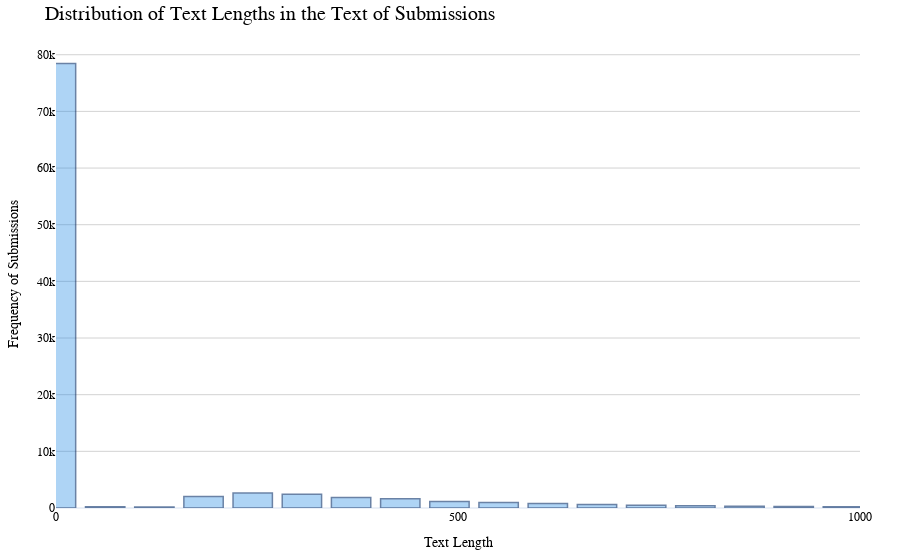

Notebook code cell kept with this figure:
### Code cell
# Create the histogram using Plotly
fig = px.bar(pd_histogram, x='bin', y='frequency',
             title='Distribution of Text Lengths in the Text of Submissions',
             labels={'bin': 'Text Length', 'frequency': 'Frequency'},
             template='plotly_white')  # Using a clean, minimal template

# Update the layout of the plot for a cleaner look
fig.update_layout(
    title_font=dict(size=20, color='black'),  # Title font size and color
    font=dict(family="Arial, sans-serif", size=12, color="black"),  # General font
    plot_bgcolor='white',  # White background color
    xaxis=dict(
        title='Text Length',  # More descriptive x-axis title
        tickmode='linear',  # Linear tick mode
        dtick=500,  # Distance between tick marks
        tick0=0,  # Starting tick
        range=[0, 1000]  # Range for x-axis
    ),
    yaxis=dict(
        title='Frequency of Submissions',  # More descriptive y-axis title
        gridcolor='lightgrey',  # Grid line color
        gridwidth=1,  # Grid line width
    ),
    margin=dict(l=40, r=40, t=40, b=40),  # Adjust margins to create more space
    showlegend=False  # Hide the legend if it's not necessary
)

# Update bar color
fig.update_traces(marker_color='rgba(30, 136, 229, 0.6)', marker_line_color='rgb(8,48,107)',
                  marker_line_width=1.5, opacity=0.6)

# Show the plot
fig.show()

### Figure 1 — Plotly figure (JSON) as saved in the notebook; plotly's stock layout.template omitted (floating-point values rounded to 4 significant figures; data arrays with more than 128 entries replaced by an {"elided": "..."} marker saying what was removed)
{"data": [{"alignmentgroup": "True", "hovertemplate": "Text Length=%{x}<br>Frequency=%{y}<extra></extra>", "legendgroup": "", "marker": {"color": "rgba(30, 136, 229, 0.6)", "line": {"color": "rgb(8,48,107)", "width": 1.5}, "pattern": {"shape": ""}}, "name": "", "offsetgroup": "", "opacity": 0.6, "orientation": "v", "showlegend": false, "textposition": "auto", "type": "bar", "x": {"elided": "200 float values"}, "xaxis": "x", "y": {"elided": "200 int values"}, "yaxis": "y"}], "layout": {"autosize": true, "barmode": "relative", "font": {"color": "black", "family": "Arial, sans-serif", "size": 12}, "legend": {"tracegroupgap": 0}, "margin": {"b": 40, "l": 40, "r": 40, "t": 40}, "plot_bgcolor": "white", "showlegend": false, "title": {"font": {"color": "black", "size": 20}, "text": "Distribution of Text Lengths in the Text of Submissions"}, "xaxis": {"anchor": "y", "domain": [0, 1], "dtick": 500, "range": [0, 1000], "tick0": 0, "tickmode": "linear", "title": {"text": "Text Length"}, "type": "linear"}, "yaxis": {"anchor": "x", "autorange": true, "domain": [0, 1], "gridcolor": "lightgrey", "gridwidth": 1, "range": [0, 82600], "title": {"text": "Frequency of Submissions"}, "type": "linear"}}}
